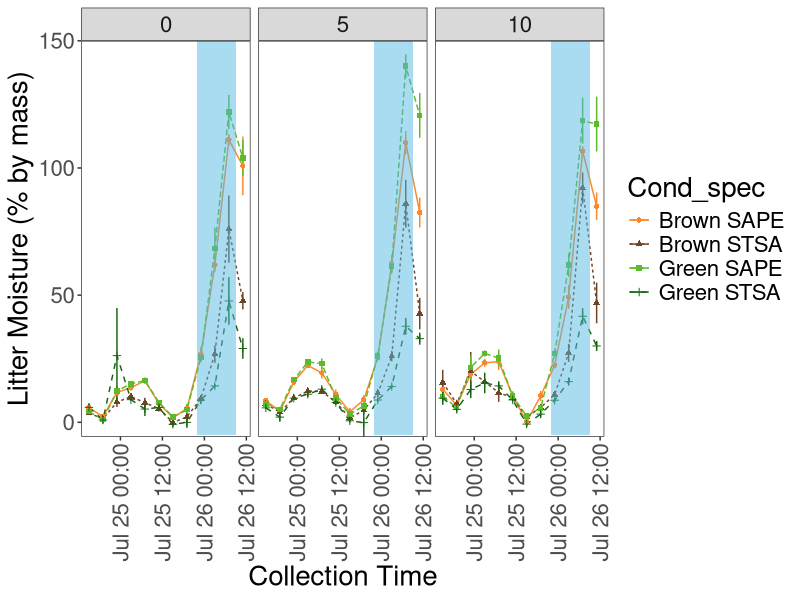

Source code (R):
# Analysis of IRES Litter Microclimate Group data for microphase 1 experiment
# HThroop wrote script on August 2, 2022 
# HThroop made minor tweaks on Sept 20, 2022
# SSmamia rewrote script Sept 25, 2023

library(tidyverse)
library(scales)
library(here)

my_colors <- c("#fa882a","#6e4424","#5dba2b","#166610")

#import dataset
df_microphase1=read.csv(here("data", "microphase1.csv"),header=TRUE) #HT modified for "here"
df_microphase1$Rainfall <- factor(df_microphase1$Rainfall) 
# use 'as_datetime' from lubridate to change Datetime to POSIXct format
df_microphase1$Datetime <- as_datetime(df_microphase1$Datetime, format = "%m/%d/%y %H:%M", tz = "Africa/Johannesburg")

# calculate litter wet and dry masses
df_microphase1$LitterWetMass <- df_microphase1$Sample_mass - df_microphase1$SandMasswBag # sample wet mass at collection
df_microphase1$LitterDryMass <- df_microphase1$Drymasswbag - df_microphase1$D_bagMasswSand # sample dry mass at collection
# calculate sample dry mass (percent by mass) at collection
df_microphase1$LitterMoisture <- ((df_microphase1$LitterWetMass - df_microphase1$LitterDryMass) / df_microphase1$LitterDryMass) *100 
# divide into separate files for the two litter species
df_microphase1.SAPE <- filter(df_microphase1, Species == "SAPE")
df_microphase1.STSA <- filter(df_microphase1, Species == "STSA")


# calculate mean values for line graphs 
df_microphase1.means <- df_microphase1 %>% 
  group_by(Cond_spec, Rainfall, Datetime) %>% 
  summarise(LitterMoisture_mean=mean(LitterMoisture, na.rm=TRUE), n=n(), sd=sd(LitterMoisture, na.rm=TRUE), se=sd/sqrt(n))
df_microphase1.means$se<-as.numeric(df_microphase1.means$se)
df_microphase1.means$LitterMoisture_mean<-as.numeric(df_microphase1.means$LitterMoisture_mean)
df_microphase1.means


# Line graph of litter moisture by collection time, with blue rectangles for fog
# NOTE THAT FOG EVENTS NOT CURRENTLY SHOWING UP AT THE TIME SPECIFIED... hmmm...
p1 <- ggplot(df_microphase1.means, aes(x=Datetime, y=LitterMoisture_mean, color=Cond_spec)) + 
  aes(group=Cond_spec) +
  geom_errorbar(aes(ymin=LitterMoisture_mean-se, ymax=LitterMoisture_mean+se), width=0.1) +
  geom_line(aes(color=Cond_spec, linetype=Cond_spec)) +
  geom_point(aes(shape=Cond_spec)) +
 # annotate('rect', xmin=7, xmax=8.5, ymin=-5, ymax=150, alpha=.5, fill='#54b8e3') +
  annotate('rect', 
           xmin = as.POSIXct("2022-07-25 20:00:00"), 
           xmax = as.POSIXct("2022-07-26 07:00:00"),
           ymin = -5, ymax = 150, alpha = 0.5, fill = '#54b8e3') +
  xlab("Collection Time") + 
  ylab("Litter Moisture (% by mass)") +
  scale_color_manual(values = my_colors) +
  theme_bw() +
  theme(text = element_text(size = 20)) +
  theme(panel.grid.major = element_blank()) +
  theme(panel.grid.minor = element_blank()) +
  scale_y_continuous(expand=c(0,0)) +
  theme(axis.text.x = element_text(angle = 90, vjust = 0.5, hjust=1)) +
  facet_grid(~Rainfall) 
p1



